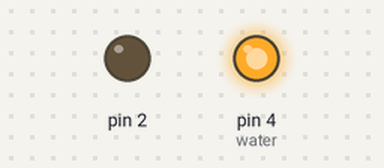
This sketch was run on a simulated Arduino Uno, built with avr-gcc and run on an emulated ATmega328P. Shown: output pins drawn as LEDs (lit = HIGH).

Above: at 0.2 s.
Timing chart, 0 to 1.9 s (numbered marks = the images above):
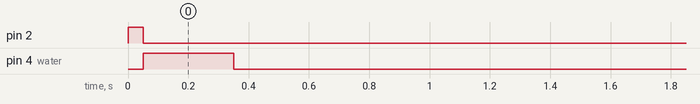

Measured:
- by itself, pin 2: LOW → HIGH at 0.00 s, → LOW 0.05 s later
- by itself, pin 4 (water): LOW → HIGH at 0.05 s, → LOW 0.30 s later

The sketch:

PlantWater_er.ino
```cpp
// Variable Definitions
//-----------------------
// Pin Definitions

int sens = 2; // pin 2 provides voltage to the sensor
int sensRead = 3; // pin 3 used as analogRead on sensor
int water = 4; // pin 4 provides voltage to the water switch

// Sensor Value

int moistureValue; // to be assigned the value of pin 3 - moistureRead

// Soil Ranges - High end - IF X > RANGE THEN ACTION

int dry = 260; // if 260 < sensor, water and wait way less
int moist = 360; // if 360 < sensor < 400, wait less to water again
int wet = 400; // if sensor > 400, don't water

// FUNCTIONS
//-------------

void(* resetFunc) (void) = 0; //declare reset function at address 0. Call using resetFunc();

int detectMoisture(int Out, int Read){  //declare a function that reads the sensor 5 times, averages resistance
  int avg = 0;

  digitalWrite(Out, HIGH);
  for (int x = 0; x < 10; x ++)
  {
    avg = avg + analogRead(Read);
    delay(50);
    break;
  }
  avg = (avg / 10);
  digitalWrite(Out, LOW);
  return avg;
}

void waterPlants(int wait){
  digitalWrite(water, HIGH);
  delay(300);
  digitalWrite(water, LOW);
  delay(wait);
}

void setup() {
  // put your setup code here, to run once:
  pinMode(2, OUTPUT);
  pinMode(4, OUTPUT);
}

// Main code loop

void loop() {

  // condition 1 : Soil is dry AF
  if (detectMoisture(sens, sensRead) < dry){
     waterPlants(60000); //water plants for 3 seconds then wait 1 minute
     resetFunc(); // reset
  } else if (detectMoisture(sens, sensRead) > dry && detectMoisture(sens, sensRead) < moist){
    waterPlants(600000); //water plants for 3 seconds then wait 10 minutes
    resetFunc();
  } else if (detectMoisture(sens, sensRead) > moist && detectMoisture(sens, sensRead) < wet){
    delay(1800000); //wait 30 minutes
    resetFunc();
  } else if (detectMoisture(sens, sensRead) > wet){
    delay(10800000); // wait 3 hours
    resetFunc();
  }
}
```
